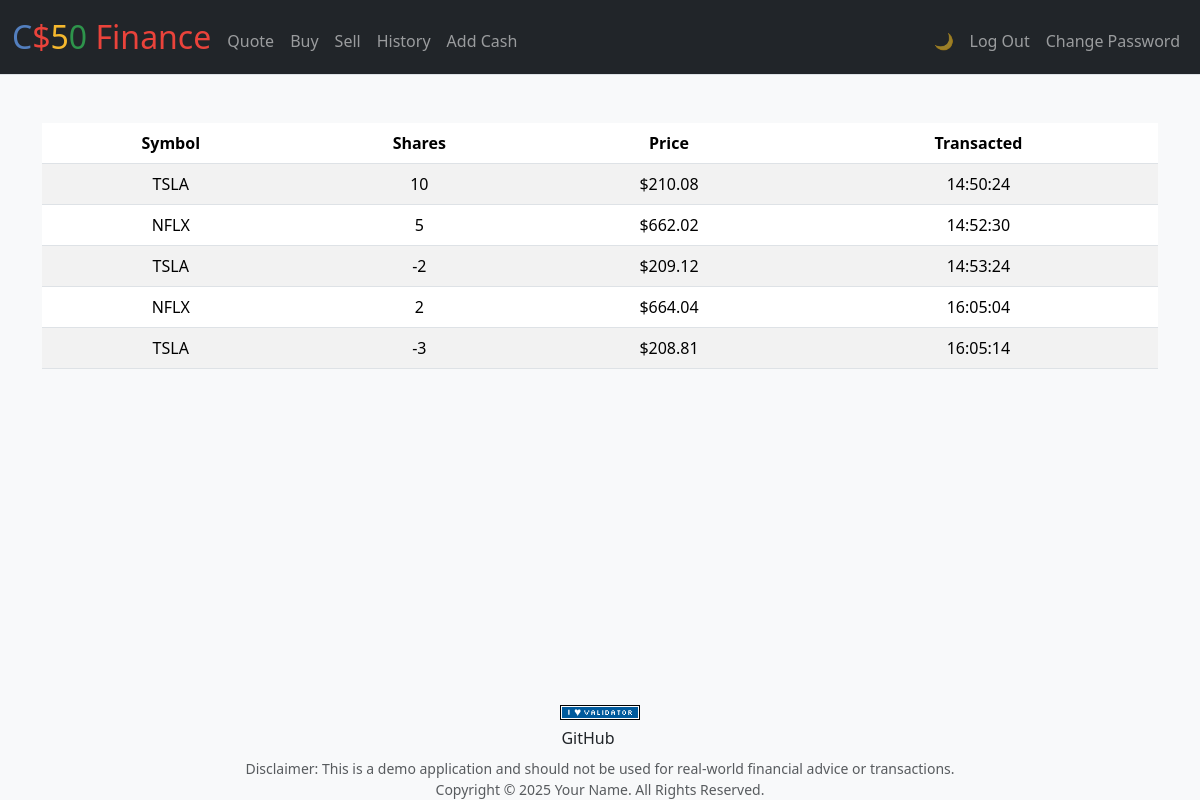
The app's page /history (signed in) with its own data.
### tables this page shows
CREATE TABLE transactions (
id INTEGER PRIMARY KEY AUTOINCREMENT NOT NULL,
user_id INTEGER NOT NULL,
symbol TINYTEXT NOT NULL,
shares INTEGER NOT NULL,
price NUMERIC NOT NULL,
transacted TIMESTAMP DEFAULT CURRENT_TIME NOT NULL,
FOREIGN KEY (user_id) REFERENCES users(id)
);

### app.py (the view)
@app.route("/history")
@login_required
def history():
    data = db.execute(
        """   select symbol, shares, price, transacted
            from transactions
            where user_id=:user_id
            """,
        user_id=session["user_id"],
    )
    for i in range(len(data)):
        data[i]["price"] = usd(data[i]["price"])
    return render_template("histroy.html", data=data)

### app.py (called while the page is built)
@app.after_request
def after_request(response):
    response.headers["Cache-Control"] = "no-cache, no-store, must-revalidate"
    response.headers["Expires"] = 0
    response.headers["Pragma"] = "no-cache"
    return response

### helpers.py (called while the page is built)
def login_required(f):
    @wraps(f)
    def decorated_function(*args, **kwargs):
        if session.get("user_id") is None:
            return redirect("/login")
        return f(*args, **kwargs)
    return decorated_function

def usd(value):
    return f"${value:,.2f}"

### templates/histroy.html (shortened to what this page needs)
{% extends "layout.html" %}
{% block main %}
    <table class="table table-striped">
        <thead>
            <tr>
                <th>Symbol</th>
                <th>Shares</th>
                <th>Price</th>
                <th>Transacted</th>
            </tr>
        </thead>
        <tbody>
            {% for i in data %}
                <tr>
                    <td>{{i["symbol"]}}</td>
                    <td>{{i["shares"]}}</td>
                    <td>{{i["price"]}}</td>
                    <td>{{i["transacted"]}}</td>
                </tr>
            {% endfor %}
        </tbody>
    </table>
{% endblock %}

### templates/layout.html (shortened to what this page needs)
<!DOCTYPE html>
<html lang="en">
    <head>
        <link href="https://cdn.jsdelivr.net/npm/bootstrap@5.3.3/dist/css/bootstrap.min.css" rel="stylesheet">
        <link href="/static/styles.css" rel="stylesheet">
    </head>
    <body class="d-flex flex-column min-vh-100">
        <nav class="bg-dark border-bottom navbar navbar-expand-md navbar-dark">
    <div class="container-fluid">
        <a class="navbar-brand me-2" href="/">
            <span class="blue">C</span><span class="red">$</span><span class="yellow">5</span><span class="green">0</span><span class="red"> Finance</span>
        </a>
        <div class="collapse navbar-collapse" id="navbar">
            {% if session["user_id"] %}
                <ul class="navbar-nav me-auto mt-2">
                    <li class="nav-item"><a class="nav-link" href="/quote">Quote</a></li>
                    <li class="nav-item"><a class="nav-link" href="/buy">Buy</a></li>
                    <li class="nav-item"><a class="nav-link" href="/sell">Sell</a></li>
                    <li class="nav-item"><a class="nav-link" href="/history">History</a></li>
                    <li class="nav-item"><a class="nav-link" href="/add-cash">Add Cash</a></li>
                </ul>
                <ul class="navbar-nav mt-2">
                    <li class="nav-item">
                <button id="theme-toggle" class="btn nav-link" aria-label="Toggle dark mode">
                    <span class="icon-moon">🌙</span>
                </button>
            </li>
                    <li class="nav-item">
                        <a class="nav-link btn btn-outline-light btn-sm" href="/logout">Log Out</a>
                    </li>
                    <li class="nav-item"><a class="nav-link" href="/change-password">Change Password</a></li>
                </ul>
            {% else %}
                <ul class="navbar-nav ms-auto mt-2">
                    <li class="nav-item"><a class="nav-link" href="/register">Register</a></li>
                    <li class="nav-item"><a class="nav-link" href="/login">Log In</a></li>
                </ul>
            {% endif %}
        </div>
    </div>
</nav>
        <main class="container py-5 text-center flex-grow-1">
            {% block main %}{% endblock %}
        </main>
        <footer class="mt-4 text-center mt-auto">
            <form action="https://validator.w3.org/check" class="text-center" enctype="multipart/form-data" method="post" target="_blank">
                <input alt="Validate" src="/static/I_heart_validator.png" type="image">
            </form>
        <div class="container text-center">
        <ul class="list-inline mb-2">
            <li class="list-inline-item me-4">
                <a href="https://github.com/Omar-Alaa-Eldin" class="link-dark text-decoration-none">
                     GitHub
                </a>
            </li>
        </ul>
        <p class="text-muted small mb-0">
            Disclaimer: This is a demo application and should not be used for real-world financial advice or transactions.
        </p>
        <p class="text-muted small mb-0">
            Copyright &copy; 2025 Your Name. All Rights Reserved.
        </p>
    </div>
        </footer>
    </body>
</html>

### static/styles.css (style rules this page uses)
nav .navbar-brand { font-size: xx-large; }
nav .navbar-brand .blue { color: #537fbe; }
nav .navbar-brand .red { color: #ea433b; }
nav .navbar-brand .yellow { color: #f5b82e; }
nav .navbar-brand .green { color: #2e944b; }
body { background-color: #f8f9fa; color: #212529; transition: background-color 0.3s, color 0.3s; }

### records on screen
transactions: symbol "TSLA", shares "10", price "$210.08", transacted "14:50:24"
transactions: symbol "NFLX", shares "5", price "$662.02", transacted "14:52:30"
transactions: symbol "TSLA", shares "-2", price "$209.12", transacted "14:53:24"
transactions: symbol "NFLX", shares "2", price "$664.04", transacted "16:05:04"
transactions: symbol "TSLA", shares "-3", price "$208.81", transacted "16:05:14"
